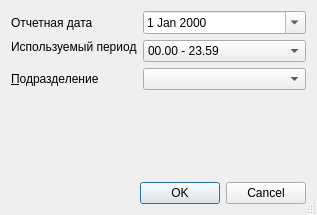
<?xml version="1.0" encoding="UTF-8"?>
<ui version="4.0">
 <class>StationaryReportMovedSetupDialog</class>
 <widget class="QDialog" name="StationaryReportMovedSetupDialog">
  <property name="windowModality">
   <enum>Qt::ApplicationModal</enum>
  </property>
  <property name="geometry">
   <rect>
    <x>0</x>
    <y>0</y>
    <width>317</width>
    <height>215</height>
   </rect>
  </property>
  <property name="windowTitle">
   <string>параметры отчёта</string>
  </property>
  <property name="sizeGripEnabled">
   <bool>true</bool>
  </property>
  <layout class="QGridLayout" name="gridLayout">
   <item row="0" column="0">
    <widget class="QLabel" name="lblBegDate">
     <property name="text">
      <string>Отчетная дата</string>
     </property>
     <property name="buddy">
      <cstring>edtBegDate</cstring>
     </property>
    </widget>
   </item>
   <item row="4" column="0">
    <spacer>
     <property name="orientation">
      <enum>Qt::Vertical</enum>
     </property>
     <property name="sizeHint" stdset="0">
      <size>
       <width>20</width>
       <height>40</height>
      </size>
     </property>
    </spacer>
   </item>
   <item row="1" column="0">
    <widget class="QLabel" name="lblMode">
     <property name="text">
      <string>Используемый период</string>
     </property>
    </widget>
   </item>
   <item row="5" column="0" colspan="3">
    <widget class="QDialogButtonBox" name="buttonBox">
     <property name="orientation">
      <enum>Qt::Horizontal</enum>
     </property>
     <property name="standardButtons">
      <set>QDialogButtonBox::Cancel|QDialogButtonBox::Ok</set>
     </property>
    </widget>
   </item>
   <item row="1" column="1" rowspan="2" colspan="2">
    <widget class="QComboBox" name="cmbMode">
     <item>
      <property name="text">
       <string>00.00 - 23.59</string>
      </property>
     </item>
     <item>
      <property name="text">
       <string>07.00 - 15.00</string>
      </property>
     </item>
     <item>
      <property name="text">
       <string>15.00 - 07.00</string>
      </property>
     </item>
     <item>
      <property name="text">
       <string>07.00 - 07.00</string>
      </property>
     </item>
    </widget>
   </item>
   <item row="0" column="1" colspan="2">
    <widget class="QDateEdit" name="edtBegDate">
     <property name="calendarPopup">
      <bool>true</bool>
     </property>
    </widget>
   </item>
   <item row="3" column="0">
    <widget class="QLabel" name="lblOrgStructure">
     <property name="text">
      <string>&amp;Подразделение</string>
     </property>
     <property name="buddy">
      <cstring>cmbOrgStructure</cstring>
     </property>
    </widget>
   </item>
   <item row="3" column="1" colspan="2">
    <widget class="COrgStructureComboBox" name="cmbOrgStructure"/>
   </item>
  </layout>
 </widget>
 <customwidgets>
  <customwidget>
   <class>COrgStructureComboBox</class>
   <extends>QComboBox</extends>
   <header>Orgs/OrgStructComboBoxes.h</header>
  </customwidget>
 </customwidgets>
 <tabstops>
  <tabstop>edtBegDate</tabstop>
  <tabstop>buttonBox</tabstop>
 </tabstops>
 <resources/>
 <connections>
  <connection>
   <sender>buttonBox</sender>
   <signal>accepted()</signal>
   <receiver>StationaryReportMovedSetupDialog</receiver>
   <slot>accept()</slot>
   <hints>
    <hint type="sourcelabel">
     <x>121</x>
     <y>764</y>
    </hint>
    <hint type="destinationlabel">
     <x>102</x>
     <y>90</y>
    </hint>
   </hints>
  </connection>
  <connection>
   <sender>buttonBox</sender>
   <signal>rejected()</signal>
   <receiver>StationaryReportMovedSetupDialog</receiver>
   <slot>reject()</slot>
   <hints>
    <hint type="sourcelabel">
     <x>234</x>
     <y>764</y>
    </hint>
    <hint type="destinationlabel">
     <x>236</x>
     <y>76</y>
    </hint>
   </hints>
  </connection>
 </connections>
</ui>
